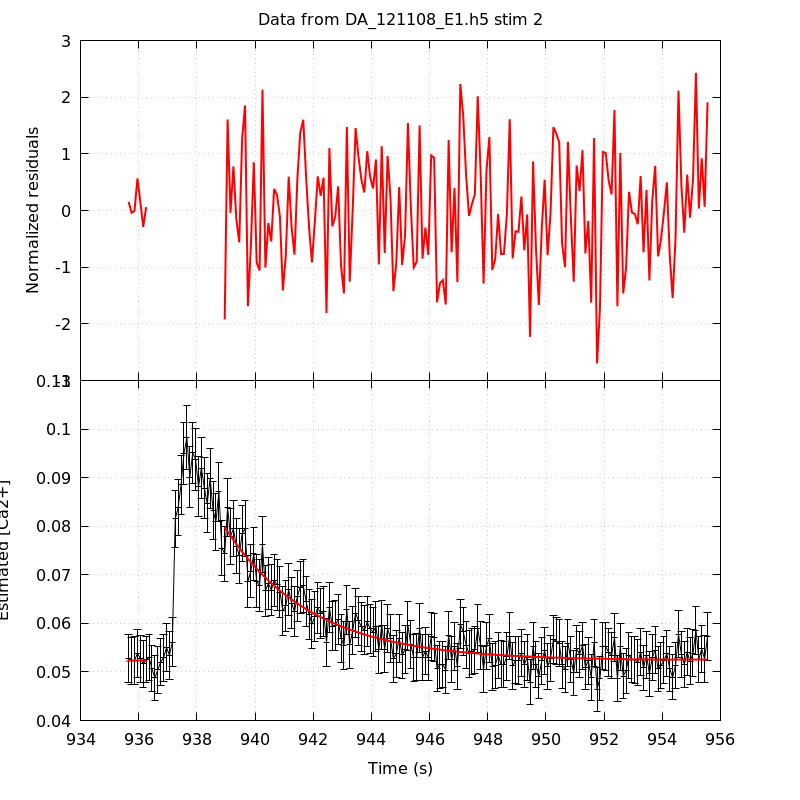

Write gnuplot code to recreate this figure.
unset key
set grid
set multiplot title 'Data from DA_121108_E1.h5 stim 2' noenhanced layout 2,1 margins 0.1,0.9,0.1,0.95 spacing 0,0
set ylabel 'Normalized residuals'
set xtics format ''
plot 'DA_121108_E1_aba_RatioFit_s2' using 1:4 with lines linecolor rgb 'red' linewidth 2
set format x '%g'
set xlabel 'Time (s)'
set ylabel 'Estimated [Ca2+]'
plot 'DA_121108_E1_aba_CaRatio_s2' using 1:2:($3*1.96) with yerrorlines \
     linecolor rgb 'black' linewidth 1,                \
     'DA_121108_E1_aba_RatioFit_s2' using 1:3 with lines linecolor rgb 'red'\
     linewidth 2
unset multiplot
